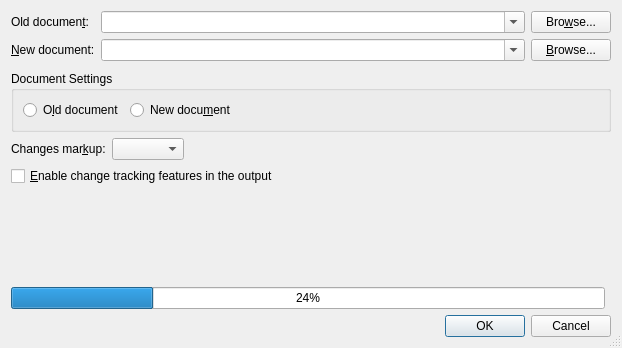
<?xml version="1.0" encoding="UTF-8"?>
<ui version="4.0">
 <class>CompareUi</class>
 <widget class="QDialog" name="CompareUi">
  <property name="geometry">
   <rect>
    <x>0</x>
    <y>0</y>
    <width>622</width>
    <height>348</height>
   </rect>
  </property>
  <property name="windowTitle">
   <string/>
  </property>
  <property name="sizeGripEnabled">
   <bool>true</bool>
  </property>
  <layout class="QGridLayout" name="gridLayout_2">
   <item row="10" column="0">
    <widget class="QProgressBar" name="progressBar">
     <property name="value">
      <number>24</number>
     </property>
     <property name="orientation">
      <enum>Qt::Horizontal</enum>
     </property>
    </widget>
   </item>
   <item row="1" column="0">
    <spacer name="verticalSpacer">
     <property name="orientation">
      <enum>Qt::Vertical</enum>
     </property>
     <property name="sizeType">
      <enum>QSizePolicy::Fixed</enum>
     </property>
     <property name="sizeHint" stdset="0">
      <size>
       <width>20</width>
       <height>4</height>
      </size>
     </property>
    </spacer>
   </item>
   <item row="2" column="0" colspan="2">
    <layout class="QHBoxLayout" name="horizontalLayout_3">
     <item>
      <widget class="QGroupBox" name="groupBox">
       <property name="sizePolicy">
        <sizepolicy hsizetype="Expanding" vsizetype="Fixed">
         <horstretch>0</horstretch>
         <verstretch>0</verstretch>
        </sizepolicy>
       </property>
       <property name="toolTip">
        <string>Select the document from which the settings should be taken</string>
       </property>
       <property name="title">
        <string>Document Settings</string>
       </property>
       <property name="flat">
        <bool>true</bool>
       </property>
       <layout class="QHBoxLayout" name="horizontalLayout">
        <item>
         <widget class="QRadioButton" name="oldSettingsRB">
          <property name="text">
           <string>O&amp;ld document</string>
          </property>
         </widget>
        </item>
        <item>
         <widget class="QRadioButton" name="newSettingsRB">
          <property name="text">
           <string>New docu&amp;ment</string>
          </property>
         </widget>
        </item>
        <item>
         <spacer name="horizontalSpacer">
          <property name="orientation">
           <enum>Qt::Horizontal</enum>
          </property>
          <property name="sizeHint" stdset="0">
           <size>
            <width>40</width>
            <height>20</height>
           </size>
          </property>
         </spacer>
        </item>
       </layout>
      </widget>
     </item>
    </layout>
   </item>
   <item row="7" column="0" colspan="2">
    <widget class="QCheckBox" name="trackingCB">
     <property name="toolTip">
      <string>Turns on the change tracking and showing changes in LaTeX output for the resulting document</string>
     </property>
     <property name="text">
      <string>&amp;Enable change tracking features in the output</string>
     </property>
     <property name="checked">
      <bool>false</bool>
     </property>
    </widget>
   </item>
   <item row="8" column="0">
    <spacer name="verticalSpacer_2">
     <property name="orientation">
      <enum>Qt::Vertical</enum>
     </property>
     <property name="sizeHint" stdset="0">
      <size>
       <width>20</width>
       <height>4</height>
      </size>
     </property>
    </spacer>
   </item>
   <item row="0" column="0" colspan="2">
    <layout class="QGridLayout" name="gridLayout">
     <item row="0" column="0">
      <widget class="QLabel" name="oldFileLA">
       <property name="text">
        <string>Old documen&amp;t:</string>
       </property>
       <property name="buddy">
        <cstring>oldFileCB</cstring>
       </property>
      </widget>
     </item>
     <item row="0" column="1">
      <widget class="QComboBox" name="oldFileCB">
       <property name="sizePolicy">
        <sizepolicy hsizetype="Expanding" vsizetype="Fixed">
         <horstretch>0</horstretch>
         <verstretch>0</verstretch>
        </sizepolicy>
       </property>
       <property name="toolTip">
        <string>Specify the original version of the document here (comparison source)</string>
       </property>
       <property name="inputMethodHints">
        <set>Qt::ImhPreferLatin</set>
       </property>
       <property name="editable">
        <bool>true</bool>
       </property>
      </widget>
     </item>
     <item row="0" column="2">
      <widget class="QPushButton" name="oldFilePB">
       <property name="text">
        <string>Bro&amp;wse...</string>
       </property>
       <property name="autoDefault">
        <bool>false</bool>
       </property>
      </widget>
     </item>
     <item row="1" column="0">
      <widget class="QLabel" name="newFileLA">
       <property name="text">
        <string>&amp;New document:</string>
       </property>
       <property name="buddy">
        <cstring>newFileCB</cstring>
       </property>
      </widget>
     </item>
     <item row="1" column="1">
      <widget class="QComboBox" name="newFileCB">
       <property name="sizePolicy">
        <sizepolicy hsizetype="Expanding" vsizetype="Fixed">
         <horstretch>0</horstretch>
         <verstretch>0</verstretch>
        </sizepolicy>
       </property>
       <property name="toolTip">
        <string>Specify the modified version of the document here (comparison target)</string>
       </property>
       <property name="inputMethodHints">
        <set>Qt::ImhPreferLatin</set>
       </property>
       <property name="editable">
        <bool>true</bool>
       </property>
      </widget>
     </item>
     <item row="1" column="2">
      <widget class="QPushButton" name="newFilePB">
       <property name="text">
        <string>&amp;Browse...</string>
       </property>
       <property name="autoDefault">
        <bool>false</bool>
       </property>
      </widget>
     </item>
    </layout>
   </item>
   <item row="11" column="0" colspan="2">
    <layout class="QHBoxLayout">
     <item>
      <layout class="QHBoxLayout" name="horizontalLayout_4" stretch="1,0">
       <item>
        <widget class="QStatusBar" name="statusBar">
         <property name="sizeGripEnabled">
          <bool>false</bool>
         </property>
        </widget>
       </item>
       <item>
        <widget class="QDialogButtonBox" name="buttonBox">
         <property name="standardButtons">
          <set>QDialogButtonBox::Cancel|QDialogButtonBox::Ok</set>
         </property>
        </widget>
       </item>
      </layout>
     </item>
    </layout>
   </item>
   <item row="3" column="0">
    <layout class="QHBoxLayout" name="horizontalLayout_5">
     <item>
      <widget class="QLabel" name="authorLA">
       <property name="toolTip">
        <string>Changes in the workarea are allocated to the selected author or category</string>
       </property>
       <property name="text">
        <string>Changes mar&amp;kup:</string>
       </property>
       <property name="buddy">
        <cstring>authorCO</cstring>
       </property>
      </widget>
     </item>
     <item>
      <widget class="QComboBox" name="authorCO">
       <property name="toolTip">
        <string>Changes in the workarea are allocated to the selected author or category</string>
       </property>
      </widget>
     </item>
     <item>
      <spacer name="horizontalSpacer_2">
       <property name="orientation">
        <enum>Qt::Horizontal</enum>
       </property>
       <property name="sizeHint" stdset="0">
        <size>
         <width>0</width>
         <height>0</height>
        </size>
       </property>
      </spacer>
     </item>
    </layout>
   </item>
  </layout>
 </widget>
 <includes>
  <include location="local">qt_i18n.h</include>
 </includes>
 <resources/>
 <connections/>
</ui>
